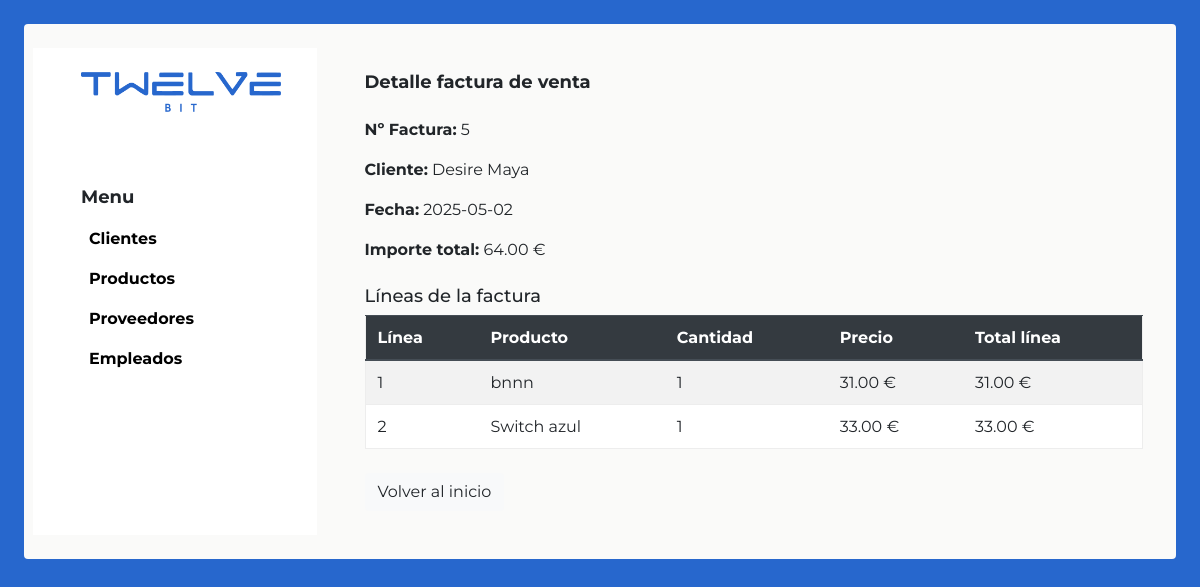
Screenshot of /detalleFacturaVenta.php?cod_factura=5 with the database file from the repository.
### tables this page shows
CREATE TABLE `facturas_venta` (
  `Cod_Factura` int(11) NOT NULL,
  `Fecha` date DEFAULT NULL,
  `Importe` decimal(10,2) DEFAULT NULL,
  `ID_Cliente` int(11) DEFAULT NULL
);

CREATE TABLE `clientes` (
  `ID_Cliente` int(11) NOT NULL,
  `Nombre` varchar(100) DEFAULT NULL,
  `Apellidos` varchar(100) DEFAULT NULL,
  `NIF` varchar(20) DEFAULT NULL,
  `Direccion` varchar(255) DEFAULT NULL,
  `Telefono` varchar(20) DEFAULT NULL,
  `Email` varchar(100) DEFAULT NULL,
  `Password` varchar(255) NOT NULL
);

CREATE TABLE `lineas_venta` (
  `Cod_Factura` int(11) NOT NULL,
  `Num_Linea` int(11) NOT NULL,
  `Codigo` int(11) DEFAULT NULL,
  `Cantidad` int(11) DEFAULT 1,
  `Precio` decimal(10,2) DEFAULT 0.00,
  `TotalLinea` decimal(10,2) DEFAULT 0.00
);

CREATE TABLE `productos` (
  `Codigo` int(11) NOT NULL,
  `Nombre` varchar(100) DEFAULT NULL,
  `Precio` decimal(10,2) DEFAULT NULL,
  `Stock` int(11) DEFAULT NULL
);

### detalleFacturaVenta.php (the view, shortened to what this page needs)
<?php
require_once "conexion.php";
$cod_factura = intval($_GET['cod_factura']);
$sqlFactura = "
SELECT f.*, c.Nombre AS NombreCliente
FROM facturas_venta f
JOIN clientes c ON f.ID_Cliente = c.ID_Cliente
WHERE f.Cod_Factura = $cod_factura
";
$resFactura = $conn->query($sqlFactura);
$factura = $resFactura->fetch_assoc();
$sqlLineas = "
SELECT lv.Num_Linea, p.Nombre AS NombreProducto, lv.Cantidad, lv.Precio, lv.TotalLinea
FROM lineas_venta lv
JOIN productos p ON lv.Codigo = p.Codigo
WHERE lv.Cod_Factura = $cod_factura
ORDER BY lv.Num_Linea
";
$resLineas = $conn->query($sqlLineas);
?>
<!DOCTYPE html>
<html lang="es">
<head>
    <link rel="stylesheet" href="css/style.css">
    <link rel="stylesheet" href="https://cdnjs.cloudflare.com/ajax/libs/font-awesome/6.5.1/css/all.min.css">
    <link rel="stylesheet" href="https://cdn.jsdelivr.net/npm/bootstrap@4.6.2/dist/css/bootstrap.min.css">
</head>
<body class="bg-azul p-4">
    <div class="contenedor2 w-100">
        <div class="row p-4 d-flex justify-content-center">
            <div class="col-md-3 bg-bco p-4 pl-5 ">
                <img src="img/logoAzul.png" class="logo mb-4">
                <p class="fs18 bold fsMono mt-5">Menu</p>
                <nav class="d-flex flex-column pl-2">
                    <a href="index.php" class="negro bold">Clientes</a>
                    <a href="index.php#productos" class="negro bold mt-3">Productos</a>
                    <a href="index.php#proveedores" class="negro bold mt-3">Proveedores</a>
                    <a href="index.php#empleados" class="negro bold mt-3">Empleados</a>
                </nav>
            </div>
            <div class="col-md-9 p-4 pl-5 ">
                <h1 class="fs18 bold fsMono mb-4">Detalle factura de venta</h1>
                <p><strong>Nº Factura:</strong> <?= $factura['Cod_Factura'] ?></p>
                <p><strong>Cliente:</strong> <?= htmlspecialchars($factura['NombreCliente']) ?></p>
                <p><strong>Fecha:</strong> <?= $factura['Fecha'] ?></p>
                <p><strong>Importe total:</strong> <?= number_format($factura['Importe'], 2) ?> €</p>
                <h5 class="fs18 mt-4">Líneas de la factura</h5>
                <table class="table table-striped w-100">
                    <thead class="thead-dark">
                        <tr>
                            <th>Línea</th>
                            <th>Producto</th>
                            <th>Cantidad</th>
                            <th>Precio</th>
                            <th>Total línea</th>
                        </tr>
                    </thead>
                    <tbody>
                    <?php while ($l = $resLineas->fetch_assoc()) { ?>
                        <tr>
                            <td><?= $l['Num_Linea'] ?></td>
                            <td><?= htmlspecialchars($l['NombreProducto']) ?></td>
                            <td><?= $l['Cantidad'] ?></td>
                            <td><?= number_format($l['Precio'], 2) ?> €</td>
                            <td><?= number_format($l['TotalLinea'], 2) ?> €</td>
                        </tr>
                    <?php } ?>
                    </tbody>
                </table>
                <a href="index.php" class="btn btn-light mt-2">Volver al inicio</a>
            </div>
        </div>
    </div>
</body>
</html>

### css/style.css (style rules this page uses)
* { margin: 0; padding: 0; font-family: 'Montserrat', sans-serif; }
.bg-azul { background-color: #2767CD; }
.bg-bco { background-color:#ffffff }
.negro { color:#000000 }
.contenedor2 { background-color:#FAFAF9; border-radius:4px; }
.fs18 { font-size:18px; }
.bold { font-weight: 700; }
.logo { width:200px; }
table { border:1px solid #EDEDED; background-color:#ffffff; }
thead { background-color:#ffffff; border-bottom:1px solid #989595; }
th { padding:10px }
td { padding:10px; border-bottom:1px solid #EDEDED; }
body { background-color: #2767CD; }

### rows the page displays
facturas_venta: Cod_Factura "5", ID_Cliente.Nombre "Desire Maya", Fecha "2025-05-02", Importe "64.00"
lineas_venta: Num_Linea "1", Codigo.Nombre "bnnn", Cantidad "1", Precio "31.00", TotalLinea "31.00"
lineas_venta: Num_Linea "2", Codigo.Nombre "Switch azul", Cantidad "1", Precio "33.00", TotalLinea "33.00"
